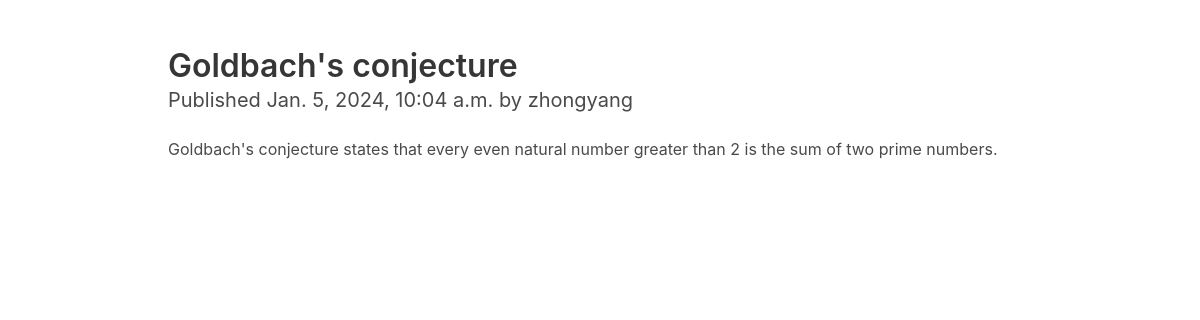
The app's page /blog/2/ with its own data.
### blog/models.py (models this page shows, shortened)
class Post(models.Model):
    class Status(models.TextChoices):
        DRAFT = 'DF', 'Draft'
        PUBLISHED = 'PB', 'Published'
    title = models.CharField(max_length=250)  # Translates into a VARCHAR column in the SQL database
    slug = models.SlugField(max_length=250)   # A slug is a short label that contains only letters, numbers, underscores, or hyphens.
    author = models.ForeignKey(User, on_delete=models.CASCADE, related_name='blog_posts')
    body = models.TextField()  # Translates into a TEXT column in the SQL database.
    publish = models.DateTimeField(default=datetime.now)  # Translates into a DATETIME column in the SQL database.
    created = models.DateTimeField(auto_now_add=True)  # the date will be saved automatically when creating an object.
    updated = models.DateTimeField(auto_now=True)  # the date will be saved automatically when saving an object.
    status = models.CharField(max_length=2,
                          choices=Status.choices,
                          default=Status.DRAFT)
    class Meta:
        ordering = ['-publish']
        indexes = [
            models.Index(fields=['-publish']),
        ]

### blog/views.py (the view)
# urls.py: path('<int:id>/', views.post_detail, name='post_detail'),
def post_detail(request, id):
    post = get_object_or_404(Post, id=id)
    return render(request, 'blog/detail.html', {'post': post})

### blog/templates/blog/detail.html (shortened to what this page needs)
{% extends 'blog/base.html' %}
{% block content %}
    <section class="section">
        <div class="container">
            <h1 class="title">{{ post.title }}</h1>
            <h2 class="subtitle">
                Published {{ post.publish }} by {{ post.author }}
            </h2>
            <p class="content">{{ post.body }}</p>
        </div>
    </section>
{% endblock %}

### records on screen
Post: title "Goldbach's conjecture", publish "Jan. 5, 2024, 10:04 a.m.", author "zhongyang", body "Goldbach's conjecture states that every even natural number greater than 2 is the sum of two prime numbers."
